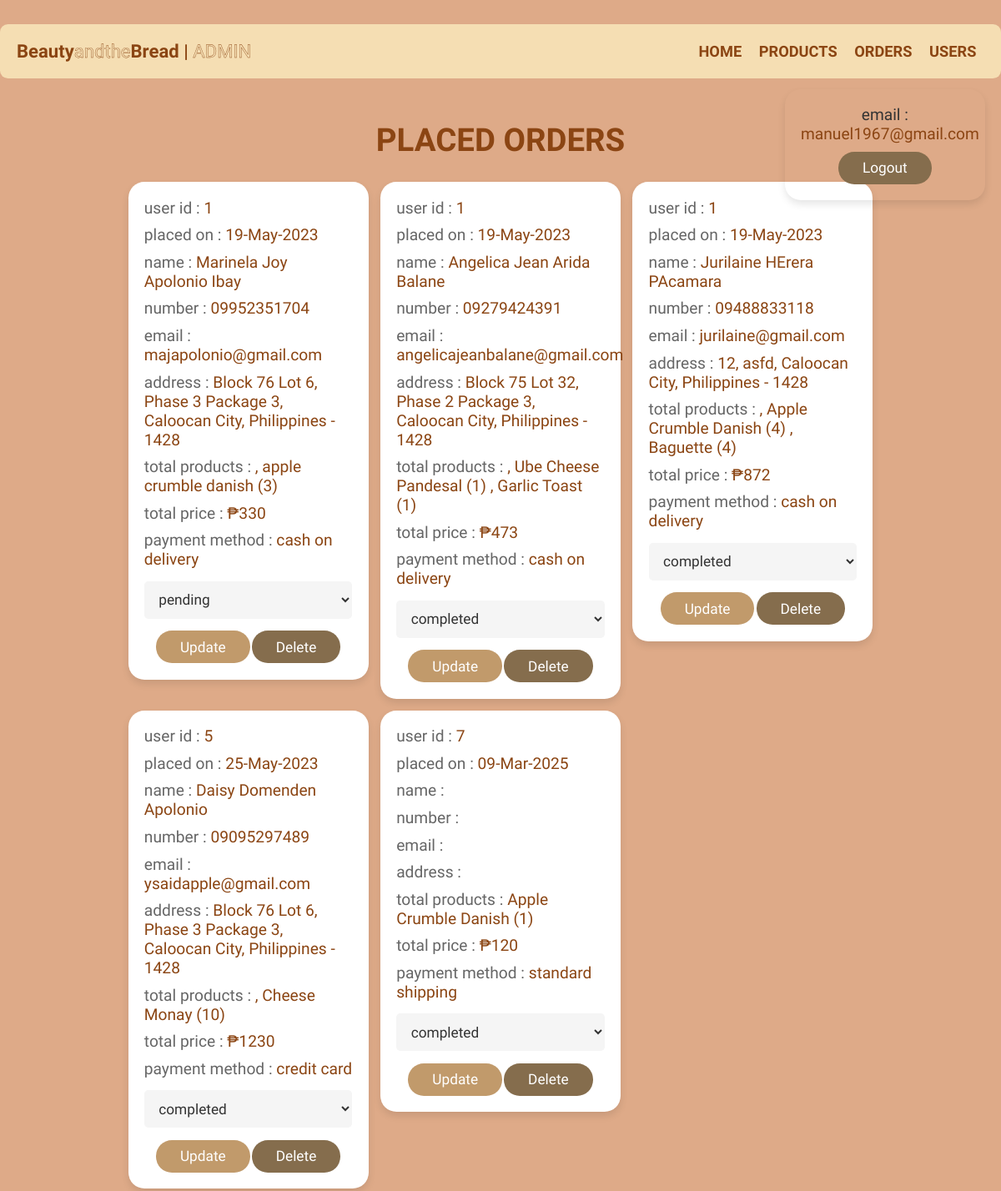
Screenshot of /admin_orders.php (signed in) with the database file from the repository.
### tables this page shows
CREATE TABLE `orders` (
  `id` int(100) NOT NULL,
  `user_id` int(100) NOT NULL,
  `name` varchar(100) NOT NULL,
  `number` varchar(12) NOT NULL,
  `email` varchar(100) NOT NULL,
  `method` varchar(50) NOT NULL,
  `address` varchar(500) NOT NULL,
  `total_products` varchar(1000) NOT NULL,
  `total_price` int(100) NOT NULL,
  `placed_on` varchar(50) NOT NULL,
  `payment_status` varchar(20) NOT NULL DEFAULT 'pending',
  `order_status` varchar(50) NOT NULL
);

### admin_orders.php (the view, shortened to what this page needs)
<?php
include 'config.php';
?>
<!DOCTYPE html>
<html lang="en">
<head>
   <link rel="stylesheet" href="https://cdnjs.cloudflare.com/ajax/libs/font-awesome/6.0.0/css/all.min.css">
   <link rel="stylesheet" href="css/admin_style.css">
</head>
<body>
<?php include 'admin_header.php'; ?>
<section class="orders">
   <h1 class="title">placed orders</h1>
   <div class="box-container">
      <?php
      $select_orders = mysqli_query($conn, "SELECT * FROM `orders`") or die('query failed');
      if(mysqli_num_rows($select_orders) > 0){
         while($fetch_orders = mysqli_fetch_assoc($select_orders)){
      ?>
      <div class="box">
         <p> user id : <span><?php echo $fetch_orders['user_id']; ?></span> </p>
         <p> placed on : <span><?php echo $fetch_orders['placed_on']; ?></span> </p>
         <p> name : <span><?php echo $fetch_orders['name']; ?></span> </p>
         <p> number : <span><?php echo $fetch_orders['number']; ?></span> </p>
         <p> email : <span><?php echo $fetch_orders['email']; ?></span> </p>
         <p> address : <span><?php echo $fetch_orders['address']; ?></span> </p>
         <p> total products : <span><?php echo $fetch_orders['total_products']; ?></span> </p>
         <p> total price : <span>₱<?php echo $fetch_orders['total_price']; ?></span> </p>
         <p> payment method : <span><?php echo $fetch_orders['method']; ?></span> </p>
         <form action="" method="post">
            <select name="update_payment">
               <option value="" selected disabled><?php echo $fetch_orders['payment_status']; ?></option>
            </select>
            <input type="submit" value="update" name="update_order" class="option-btn">
            <a href="admin_orders.php?delete=<?php echo $fetch_orders['id']; ?>" onclick="return confirm('delete this order?');" class="delete-btn">delete</a>
         </form>
      </div>
      <?php
         }
      }else{
         echo '<p class="empty">no orders placed yet!</p>';
      }
      ?>
   </div>
</section>
</body>
</html>

### css/admin_style.css (style rules this page uses)
:root { --palebrown:#987654; --frenchbistre: #856d4d; --brown: #8b4513; --wheat: #f5deb3; --tumbleweed: #deaa88; --woodbrown: #c19a6b; --purple:#8e44ad; --red:#c0392b; --orange:#f39c12; --black:#333; --white:#fff; --light-color:#666; --light-white:#ccc; --light-bg:#f5f5f5; --border:.1rem solid var(--black); --box-shadow:0 .5rem 1rem rgba(0,0,0,.1); }
* { font-family: 'Belleza', sans-serif; margin:0; padding:0; box-sizing: border-box; outline: none; border:none; text-decoration: none; transition:all .2s linear; }
html { font-size: 60%; overflow-x: hidden; }
body { background-color: var(--tumbleweed); }
section { padding:0.3rem 2rem; }
.title { text-align: center; margin-bottom: 3rem; margin-top: 6rem; text-transform: uppercase; color:var(--brown); font-size: 4rem; font-weight:900; }
.btn, .option-btn, .delete-btn, .white-btn { display: inline-block; margin-top: 1rem; padding:1rem 3rem; cursor:grab; color:var(--white); font-size: 1.8rem; border-radius: 2rem; text-transform: capitalize; }
.option-btn { background-color: var(--woodbrown); }
.delete-btn { background-color: var(--frenchbistre); }
.orders .box-container { display: grid; grid-template-columns: repeat(auto-fit, 30rem); justify-content: center; gap:1.5rem; max-width: 1200px; margin:0 auto; align-items: flex-start; }
.orders .box-container .box { background-color: var(--white); padding:2rem; box-shadow: var(--box-shadow); border-radius: 2rem; }
.orders .box-container .box p { padding-bottom: 1rem; font-size: 2rem; color:var(--light-color); }
.orders .box-container .box p span { color:var(--brown); }
.orders .box-container .box form { text-align: center; }
.orders .box-container .box form select { border-radius: .5rem; margin:.5rem 0; width: 100%; background-color: var(--light-bg); padding:1.2rem 1.4rem; font-size: 1.8rem; color:var(--black); }

### rows the page displays
orders: user "1", placed_on "19-May-2023", name "Marinela Joy Apolonio Ibay", number "09952351704", email "majapolonio@gmail.com", address "Block 76 Lot 6, Phase 3 Package 3, Caloocan City, Philippines - 1428", total_products ", apple crumble danish (3)", total_price "330", method "cash on delivery", update_payment "pending"
orders: user "1", placed_on "19-May-2023", name "Angelica Jean Arida Balane", number "09279424391", email "angelicajeanbalane@gmail.com", address "Block 75 Lot 32, Phase 2 Package 3, Caloocan City, Philippines - 1428", total_products ", Ube Cheese Pandesal (1) , Garlic Toast (1)", total_price "473", method "cash on delivery", update_payment "completed"
orders: user "1", placed_on "19-May-2023", name "Jurilaine HErera PAcamara", number "09488833118", email "jurilaine@gmail.com", address "12, asfd, Caloocan City, Philippines - 1428", total_products ", Apple Crumble Danish (4) , Baguette (4)", total_price "872", method "cash on delivery", update_payment "completed"
orders: user "5", placed_on "25-May-2023", name "Daisy Domenden Apolonio", number "09095297489", email "ysaidapple@gmail.com", address "Block 76 Lot 6, Phase 3 Package 3, Caloocan City, Philippines - 1428", total_products ", Cheese Monay (10)", total_price "1230", method "credit card", update_payment "completed"
orders: user "7", placed_on "09-Mar-2025", total_products "Apple Crumble Danish (1)", total_price "120", method "standard shipping", update_payment "completed"

### other values shown
$_SESSION['admin_email'] "manuel1967@gmail.com"
